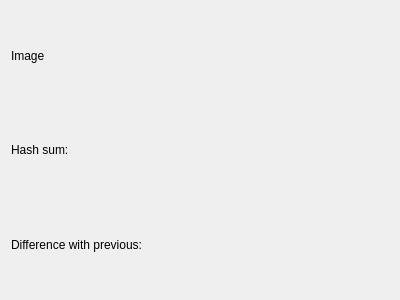
<?xml version="1.0" encoding="UTF-8"?>
<ui version="4.0">
 <class>screenshotGridItem</class>
 <widget class="QWidget" name="screenshotGridItem">
  <property name="geometry">
   <rect>
    <x>0</x>
    <y>0</y>
    <width>400</width>
    <height>300</height>
   </rect>
  </property>
  <property name="windowTitle">
   <string>Form</string>
  </property>
  <layout class="QGridLayout" name="gridLayout">
   <item row="0" column="0">
    <layout class="QVBoxLayout" name="verticalLayout">
     <item>
      <widget class="QLabel" name="imageLabel">
       <property name="text">
        <string>Image</string>
       </property>
      </widget>
     </item>
     <item>
      <widget class="QLabel" name="hashSumLabel">
       <property name="text">
        <string>Hash sum: </string>
       </property>
      </widget>
     </item>
     <item>
      <widget class="QLabel" name="diffWithPrevImageLabel">
       <property name="text">
        <string>Difference with previous: </string>
       </property>
      </widget>
     </item>
    </layout>
   </item>
  </layout>
 </widget>
 <resources/>
 <connections/>
</ui>
